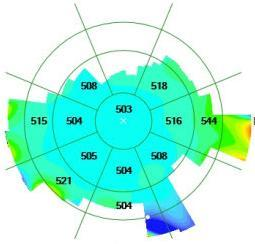
#> input picture images/pac_od.jpeg, 255 x 244 px, found by its file name
$ python trial_pac.py
#> lines starting #> are read from the running program, lines starting #| are printed output that depends on the picture; long printed decimals are rounded
import cv2
import numpy as np

def extract_cct_from_colorbar(image_path):

    image = cv2.imread(image_path)
#> image is the input picture: shape (244, 255, 3); mean B, G, R 224.7, 244.2, 165

    if image is None:
        raise FileNotFoundError(f"Image not found at path: {image_path}")


    print(f"Loaded image shape: {image.shape}")
#| Loaded image shape: (244, 255, 3)

    # Crop the color bar region
    color_bar = image[50:200, 20:50]
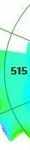
#> color_bar: shape (150, 30, 3); mean B, G, R 206.8, 244.2, 133.9


    if color_bar.size == 0:
        raise ValueError("Color bar region is empty. Check the cropping coordinates.")

    hsv_bar = cv2.cvtColor(color_bar, cv2.COLOR_BGR2HSV)
#> hsv_bar: shape (150, 30, 3); mean H, S, V 68.4, 118.5, 244.8

    hue_values = hsv_bar[:, :, 0]
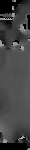
#> hue_values: shape (150, 30); min 0, max 177, mean 68.4

    # Get the min and max hue from the color bar
    min_hue = np.min(hue_values)
#> min_hue = 0
    max_hue = np.max(hue_values)
#> max_hue = 177

    # Define the thickness range based on the color bar
    min_thickness = 300  # Minimum value (blue region)
    max_thickness = 710  # Maximum value (red region)

    # Crop the central region of the pachymetry map
    central_region = image[90:205, 90:150]
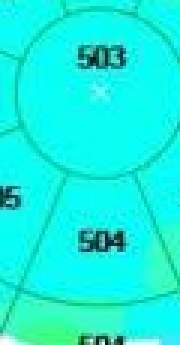
#> central_region: shape (115, 60, 3) (shown 3 times larger); mean B, G, R 223.2, 241.6, 20.5
    cv2.imshow("central_re",central_region)
    cv2.waitKey(0)  # Wait for a key press
    cv2.destroyAllWindows()   # Adjust coordinates for your image


    if central_region.size == 0:
        raise ValueError("Central region is empty. Check the cropping coordinates.")


    central_hsv = cv2.cvtColor(central_region, cv2.COLOR_BGR2HSV)
#> central_hsv: shape (115, 60, 3); mean H, S, V 87.4, 233.2, 241.8


    central_hue = np.mean(central_hsv[:, :, 0])
#> central_hue = 87.38


    print(f"Min Hue: {min_hue}, Max Hue: {max_hue}")
#| Min Hue: 0, Max Hue: 177
    print(f"Central Hue: {central_hue}")
#| Central Hue: 87.380


    cct = min_thickness + (central_hue - min_hue) / (max_hue - min_hue) * (max_thickness - min_thickness)
#> cct = 502.4

    return cct

# Example usage
image_path = r"D:\corneal_pachymetry\corneal_pachymetry\images\pac_od.jpeg"
cct_value = extract_cct_from_colorbar(image_path)
#> cct_value = 502.4
print(f"Central Corneal Thickness (CCT): {cct_value:.2f} μm")
#| Central Corneal Thickness (CCT): 502.40 μm

$ run again, with images/Pachymetry  report.jpeg copied over images/pac_od.jpeg
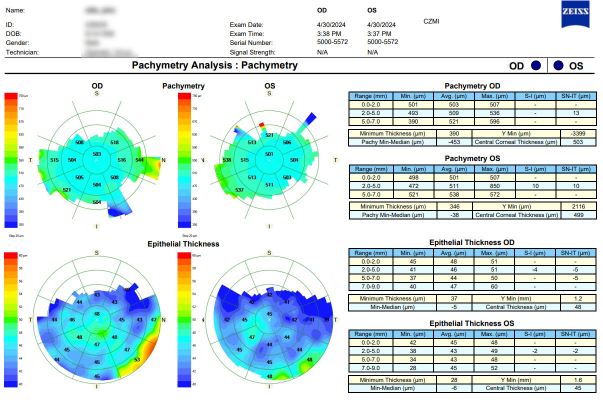
#> input picture images/Pachymetry  report.jpeg, 1205 x 803 px, found by its file name (shown at 1/2 size)
#> in extract_cct_from_colorbar, image is the input picture: shape (803, 1205, 3); mean B, G, R 223.2, 224.7, 203.5
#| Loaded image shape: (803, 1205, 3)
#> hsv_bar: shape (150, 30, 3); mean H, S, V 26.7, 30.9, 237.5
#> in extract_cct_from_colorbar, `hue_values = hsv_bar[:, :, 0]`:
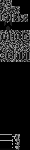
#> hue_values: shape (150, 30); min 0, max 179, mean 26.7
#> min_hue = 0
#> max_hue = 179
#> in extract_cct_from_colorbar, `central_region = image[90:205, 90:150]`:
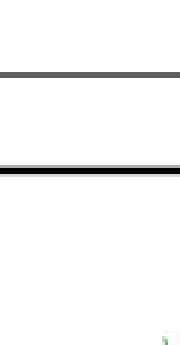
#> central_region: shape (115, 60, 3) (shown 3 times larger); mean B, G, R 246.6, 246.6, 246.6
#> central_hsv: shape (115, 60, 3); mean H, S, V 0.4, 0, 246.6
#> central_hue = 0.354
#| Min Hue: 0, Max Hue: 179
#| Central Hue: 0.3539
#> cct = 300.8
#| Central Corneal Thickness (CCT): 300.81 μm
